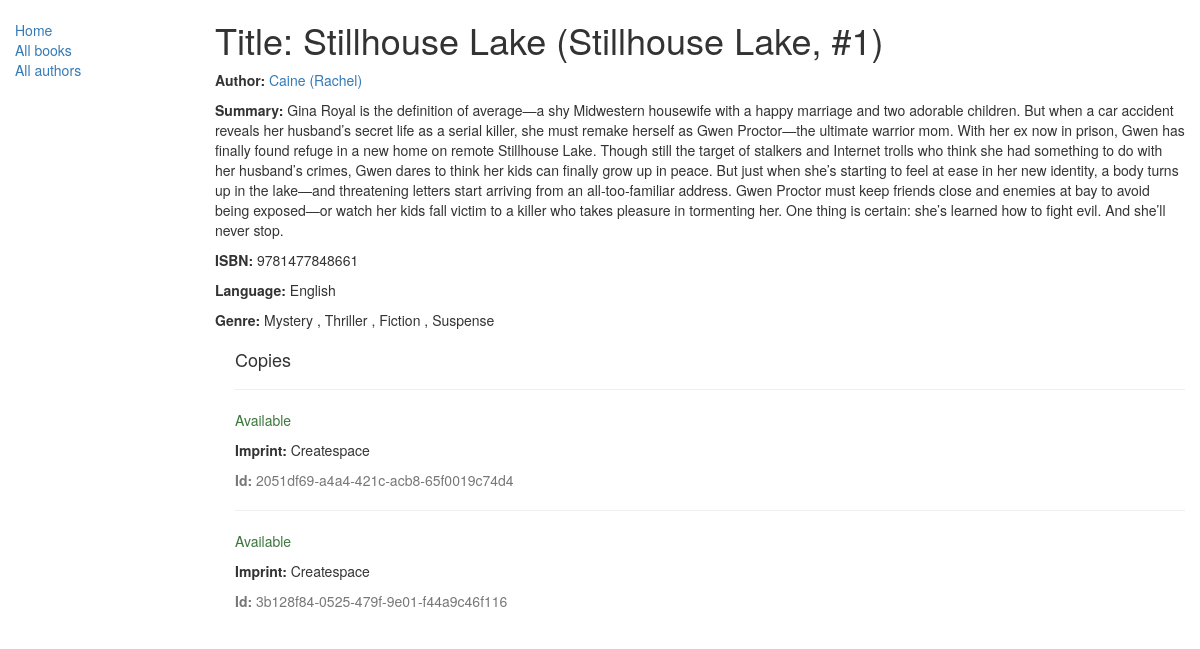
/catalog/book/1, run on the app's committed database.
### catalog/models.py (models this page shows, shortened)
class Book(models.Model):
    title = models.CharField(max_length=200)
    author = models.ForeignKey('Author', on_delete=models.SET_NULL, null=True)
    summary = models.TextField(max_length=1000, help_text="Enter a brief description of the book")
    isbn = models.CharField(
        'ISBN',
        max_length=13,
        help_text="13 Character <a href='https://www.isbn-international.org/content/what-isbn'>ISBN number</a>"
    )
    genre = models.ManyToManyField(Genre, help_text="Select a genre for this book")
    language = models.ForeignKey('Language', on_delete=models.SET_NULL, null=True)
    def display_genre(self):
        """
        Creates a string for the Genre.
        This is required to display genre in Admin.
        """
        return ', '.join([genre.name for genre in self.genre.all()[:3]])
    display_genre.short_description = 'Genre'

class Author(models.Model):
    first_name = models.CharField(max_length=100)
    last_name = models.CharField(max_length=100)
    date_of_birth = models.DateField(null=True, blank=True)
    date_of_death = models.DateField('Died', null=True, blank=True)
    def __str__(self):
        return "{0} ({1})".format(self.last_name, self.first_name)

class Language(models.Model):
    name = models.CharField(
        max_length=200,
        help_text="Enter a the book's natural language (e.g. English, French, Japanese etc.)"
    )
    def __str__(self):
        return self.name

class Genre(models.Model):
    name = models.CharField(
        max_length=200,
        help_text="Enter a book genre (e.g. Science Fiction, French Poetry etc.)"
    )
    def __str__(self):
        return self.name

class BookInstance(models.Model):
    id = models.UUIDField(
        primary_key=True,
        default=uuid.uuid4,
        help_text="Unique ID for this particular book across whole library"
    )
    book = models.ForeignKey('Book', on_delete=models.SET_NULL, null=True)
    imprint = models.CharField(max_length=200)
    due_back = models.DateField(null=True, blank=True)
    LOAN_STATUS = (
        ('m', 'Maintenance'),
        ('o', 'On loan'),
        ('a', 'Available'),
        ('r', 'Reserved'),
    )
    status = models.CharField(
        max_length=1,
        choices=LOAN_STATUS,
        blank=True,
        default='m',
        help_text="Book availability"
    )
    class Meta:
        ordering = ["due_back"]

### catalog/views.py (the view)
# urls.py: url(r'^book/(?P<pk>\d+)$', views.BookDetailView.as_view(), name="book-detail"),
class BookDetailView(generic.DetailView):
    model = Book
    context_object_name = 'book'
    template_name = 'catalog/book_detail.html'

### catalog/templates/catalog/book_detail.html (shortened to what this page needs)
{% extends "base_generic.html" %}
{% block content %}
  <h1>Title: {{ book.title }}</h1>
  <p><strong>Author:</strong> <a href="{% url 'author-detail' book.author.pk %}">{{ book.author }}</a></p>
  <p><strong>Summary:</strong> {{ book.summary }}</p>
  <p><strong>ISBN:</strong> {{ book.isbn }}</p>
  <p><strong>Language:</strong> {{ book.language }}</p>
  <p><strong>Genre:</strong>
      {% for genre in book.genre.all %}
        {{ genre }}
        {% if not forloop.last %}, {% endif %}
      {% endfor %}
  </p>
  <div style="margin-left:20px;margin-top:20px">
    <h4>Copies</h4>
    {% for copy in book.bookinstance_set.all %}
    <hr>
    <p class="{% if copy.status == 'a' %}
                text-success
            {% elif copy.status == 'm' %}
                text-danger
            {% else %}
                text-warning
            {% endif %}">
        {{ copy.get_status_display }}
    </p>
    <p><strong>Imprint:</strong> {{copy.imprint}}</p>
    <p class="text-muted"><strong>Id:</strong> {{copy.id}}</p>
    {% endfor %}
  </div>
{% endblock %}

### data on the page
Book: title "Stillhouse Lake (Stillhouse Lake, #1)", author "Caine (Rachel)", summary "Gina Royal is the definition of average—a shy Midwestern housewife with a happy marriage and two adorable children. But when a car accident reveals her husband’s secret life as a serial killer, she must remake herself as Gwen Proctor—the ultimate warrior mom. With her ex now in prison, Gwen has finally found refuge in a new home on remote Stillhouse Lake. Though still the target of stalkers and Internet trolls who think she had something to do with her husband’s crimes, Gwen dares to think her kids can finally grow up in peace. But just when she’s starting to feel at ease in her new identity, a body turns up in the lake—and threatening letters start arriving from an all-too-familiar…", isbn "9781477848661", language "English"
Genre: name "Mystery"
Genre: name "Thriller"
Genre: name "Fiction"
Genre: name "Suspense"
BookInstance: status "Available", imprint "Createspace", id "2051df69-a4a4-421c-acb8-65f0019c74d4"
BookInstance: status "Available", imprint "Createspace", id "3b128f84-0525-479f-9e01-f44a9c46f116"
